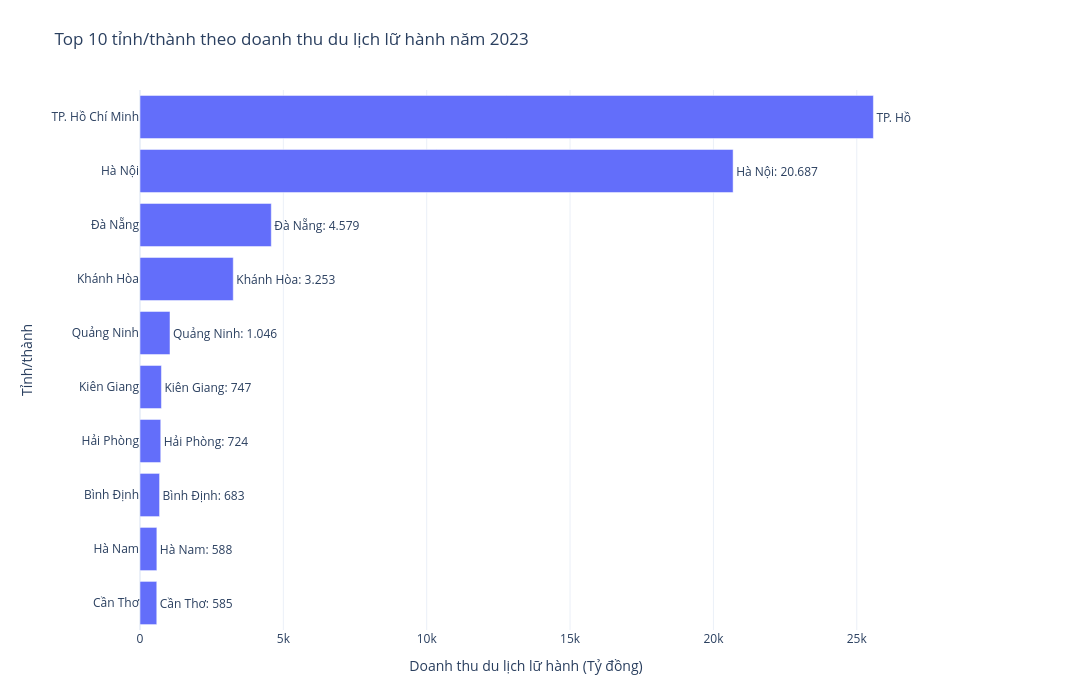

The code cell stored with this chart in its notebook:
### Markdown cell above
## 3.6. Horizontal Bar Chart – Top 10 tỉnh/thành theo doanh thu du lịch lữ hành năm 2023

**Mục tiêu:** Xác định và so sánh các tỉnh/thành có doanh thu du lịch lữ hành cao nhất trong năm 2023.

> Năm 2023 được lựa chọn vì đây là năm gần nhất có số liệu chính thức; số liệu năm 2024 là sơ bộ.

### Code cell
# =========================================================
# BIỂU ĐỒ 6 - TOP 10 TỈNH/THÀNH
# =========================================================

revenue_local = "Doanh thu du lịch lữ hành (Tỷ đồng)"

top10_2023 = (
    df_dia_phuong[
        (df_dia_phuong["Cấp dữ liệu"] == "Tỉnh/thành") &
        (df_dia_phuong["Năm"] == 2023)
    ]
    .dropna(subset=[revenue_local])
    .nlargest(10, revenue_local)
    .sort_values(revenue_local)
    .copy()
)

top10_2023["Nhãn"] = top10_2023.apply(
    lambda r:
    f"{r['Địa phương']}: {fmt_vi(r[revenue_local], 0)}",
    axis=1
)

fig6 = go.Figure(
    go.Bar(
        x=top10_2023[revenue_local],
        y=top10_2023["Địa phương"],
        orientation="h",
        text=top10_2023["Nhãn"],
        textposition="outside"
    )
)

fig6.update_layout(
    title="Top 10 tỉnh/thành theo doanh thu du lịch lữ hành năm 2023",
    xaxis_title="Doanh thu du lịch lữ hành (Tỷ đồng)",
    yaxis_title="Tỉnh/thành",
    template="plotly_white",
    width=1100,
    height=700,
    margin=dict(
        l=140,
        r=180,
        t=90,
        b=70
    )
)

fig6.update_xaxes(rangemode="tozero")

file_fig6 = FIGURES / "06_top10_dia_phuong_2023.png"

fig6.write_image(file_fig6, scale=2)

fig6.show()

### Figure 1 — Plotly figure (JSON) as saved in the notebook; plotly's stock layout.template omitted (floating-point values rounded to 4 significant figures)
{"data": [{"orientation": "h", "text": ["Cần Thơ: 585", "Hà Nam: 588", "Bình Định: 683", "Hải Phòng: 724", "Kiên Giang: 747", "Quảng Ninh: 1.046", "Khánh Hòa: 3.253", "Đà Nẵng: 4.579", "Hà Nội: 20.687", "TP. Hồ Chí Minh: 25.580"], "textposition": "outside", "type": "bar", "x": [585.4, 588.1, 682.5, 723.8, 747.4, 1046.0, 3253.0, 4579.0, 20690.0, 25580.0], "y": ["Cần Thơ", "Hà Nam", "Bình Định", "Hải Phòng", "Kiên Giang", "Quảng Ninh", "Khánh Hòa", "Đà Nẵng", "Hà Nội", "TP. Hồ Chí Minh"]}], "layout": {"height": 700, "margin": {"b": 70, "l": 140, "r": 180, "t": 90}, "title": {"text": "Top 10 tỉnh/thành theo doanh thu du lịch lữ hành năm 2023"}, "width": 1100, "xaxis": {"rangemode": "tozero", "title": {"text": "Doanh thu du lịch lữ hành (Tỷ đồng)"}}, "yaxis": {"title": {"text": "Tỉnh/thành"}}}}
